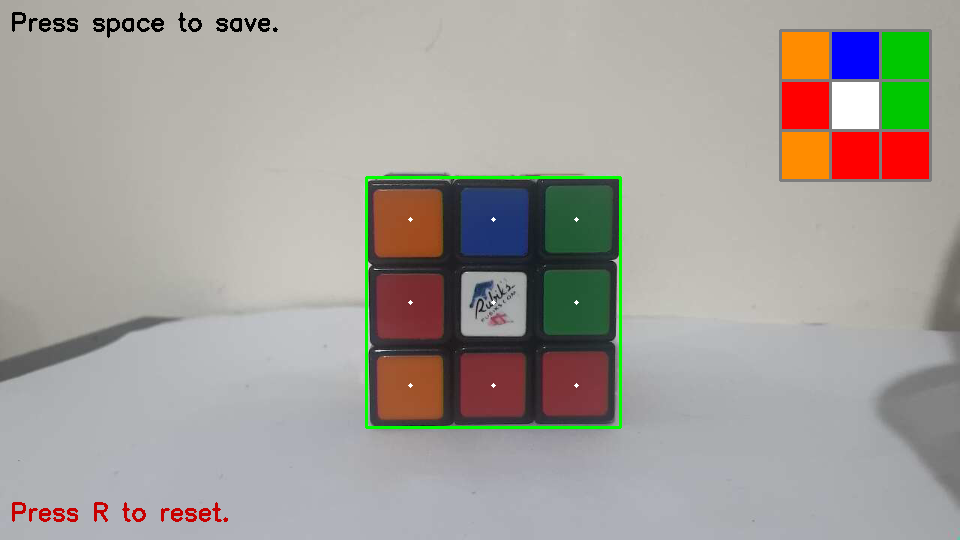
#> input picture img/face.png, 960 x 540 px
$ python -i Utils.py   (imports and definitions only)
#> lines starting #> are read from the running program, lines starting #| are printed output that depends on the picture; after the words box and inside, x2 and y2 are one past the last pixel; in counts of white or black regions, pixels touching at a corner belong together
### src/detection/Colors.py
from enum import Enum
import numpy as np


class Colors(Enum):
    WHITE = (1, "F")
    ORANGE = (2, "U")
    RED = (3, "D")
    BLUE = (4, "R")
    GREEN = (5, "L")
    YELLOW = (6, "B")

    def __repr__(self) -> str:
        super().__repr__()
        return self.name.title()

    def __str__(self) -> str:
        super().__str__()
        return self.name.title()

    def getValue(self):
        return self.value[0]

    def getOrient(self):
        return self.value[1]

    # [20 lines left out: functions getColor, getColorValue, not called in this run]

    def getMinRange(self) -> np.array:
        if self == Colors.WHITE:
            return np.array([0, 0, 89], dtype=np.uint8)
        elif self == Colors.RED:
            return np.array([168, 90, 36], dtype=np.uint8)
        elif self == Colors.ORANGE:
            return np.array([7, 120, 95], dtype=np.uint8)
        elif self == Colors.YELLOW:
            return np.array([22, 65, 75], dtype=np.uint8)
        elif self == Colors.BLUE:
            return np.array([90, 100, 85], dtype=np.uint8)
        elif self == Colors.GREEN:
            return np.array([49, 40, 65], dtype=np.uint8)

    def getMaxRange(self) -> np.array:
        if self == Colors.WHITE:
            return np.array([145, 47, 253], dtype=np.uint8)
        elif self == Colors.RED:
            return np.array([190, 250, 236], dtype=np.uint8)
        elif self == Colors.ORANGE:
            return np.array([19, 255, 254], dtype=np.uint8)
        elif self == Colors.YELLOW:
            return np.array([37, 244, 254], dtype=np.uint8)
        elif self == Colors.BLUE:
            return np.array([123, 255, 200], dtype=np.uint8)
        elif self == Colors.GREEN:
            return np.array([83, 250, 197], dtype=np.uint8)

### src/detection/Utils.py
import cv2
import numpy as np
from detection.Colors import Colors
from solver.Directions import Directions


class Utils:
    # [6 lines left out: function displayImage, not called in this run]

    @staticmethod
    def extractColor(image) -> Colors:
        image = cv2.medianBlur(image, ksize=3)

        hsvImage = cv2.cvtColor(image, cv2.COLOR_BGR2HSV)

        for color in Colors:
            mask = cv2.inRange(
                hsvImage, np.array(color.getMinRange()), np.array(color.getMaxRange())
            )
            # maskedImage = cv2.bitwise_and(image, image, mask=mask)
            if np.count_nonzero(mask == 255) > 150:
                return color

        return None

    # [59 lines left out: functions write, arrows, not called in this run]


def nothing():
    pass


def main():
    pass


# [2 lines not run here, left out]

>>> import cv2
>>> picture = cv2.imread('../../img/face.png')
#> picture is the input picture: shape (540, 960, 3); mean B, G, R 154.5, 160, 164.2
>>> result = Utils().extractColor(picture)
#> in extractColor, `hsvImage = cv2.cvtColor(image, cv2.COLOR_BGR2HSV)`: hsvImage: shape (540, 960, 3); mean H, S, V 59.1, 33.5, 172.5
#> the loop in extractColor, `for color in Colors:` made 1 pass
#> pass 1, in extractColor, `mask = cv2.inRange( hsvImage, np.array(color.getMinRange()), np.array(..`:
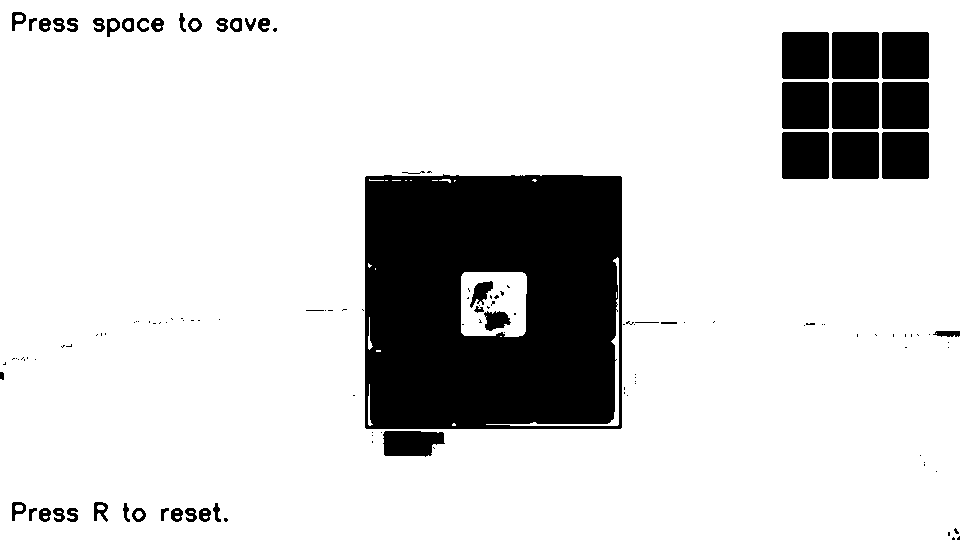
#> mask: shape (540, 960); 83.6% white; 135 black regions (87 under 20 px), largest, box (x1, y1, x2, y2) and area: (365, 174, 622, 429) 59863, (782, 32, 829, 79) 2205, (832, 32, 879, 79) 2205

$ run again, on img/visioncube.png
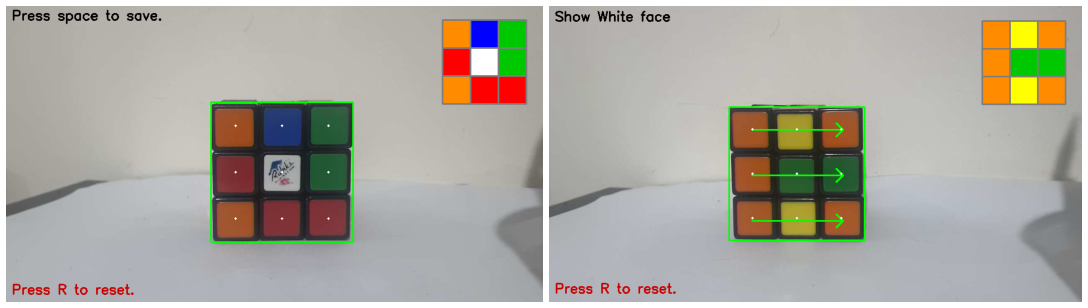
#> input picture img/visioncube.png, 3264 x 924 px (shown at 1/3 size)
#> picture is the input picture: shape (924, 3264, 3); mean B, G, R 160.2, 169, 171.7
#> hsvImage: shape (924, 3264, 3); mean H, S, V 52.9, 32.5, 179.2
#> the loop in extractColor, `for color in Colors:` made 1 pass
#> pass 1, in extractColor, `mask = cv2.inRange( hsvImage, np.array(color.getMinRange()), np.array(..`:
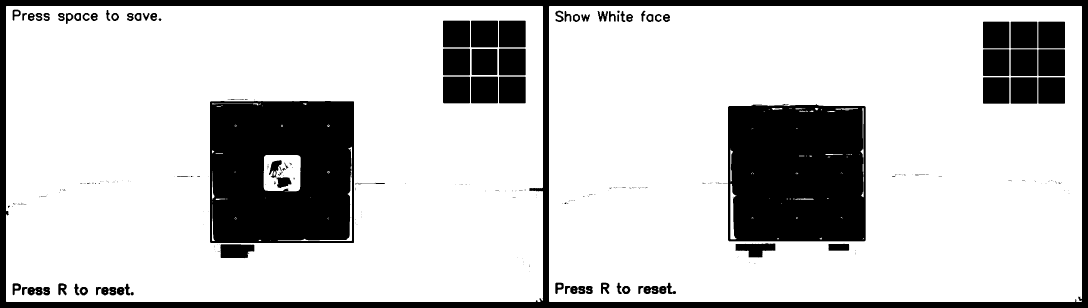
#> mask: shape (924, 3264) (shown at 1/3 size); 78.6% white; 330 black regions (237 under 20 px), largest, box (x1, y1, x2, y2) and area: (630, 303, 1062, 729) 168733, (0, 0, 3264, 924) 166097, (2184, 313, 2597, 724) 164423
